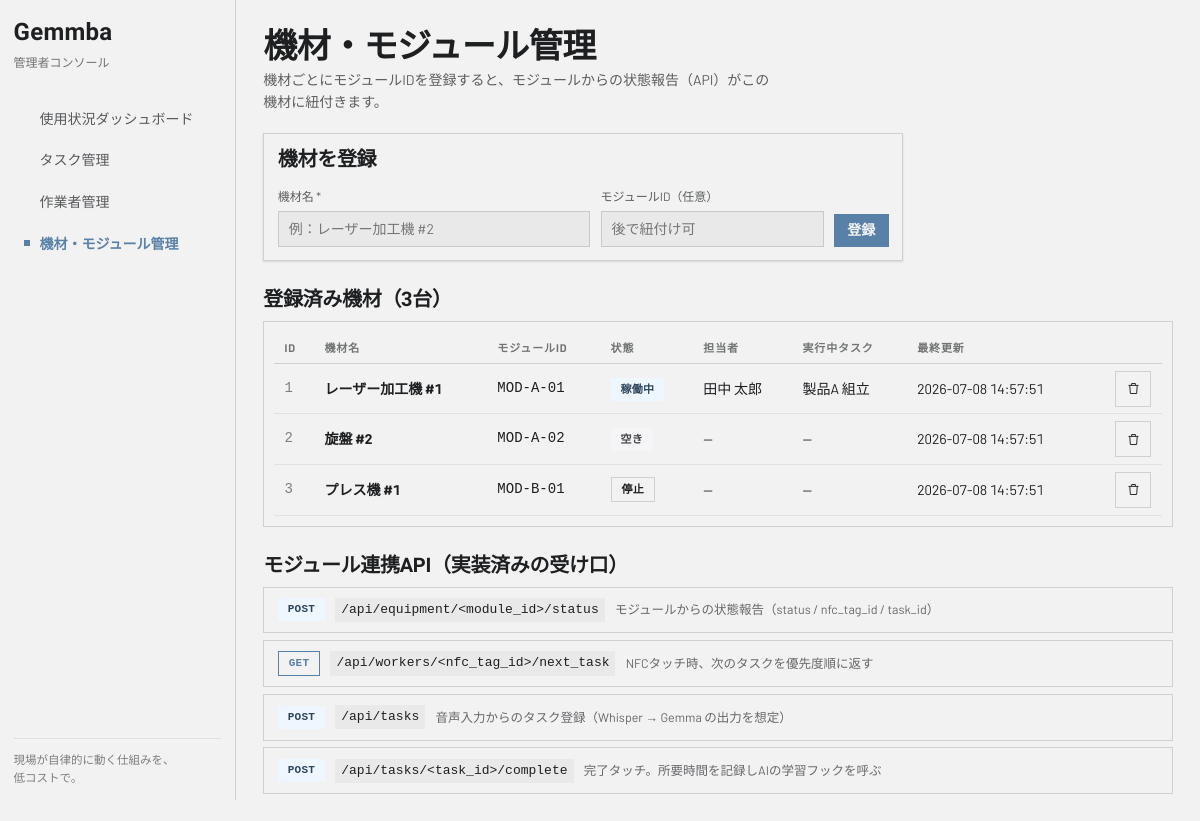
Screenshot of /equipment with the database file from the repository.
### tables this page shows
CREATE TABLE equipment (
    id INTEGER PRIMARY KEY AUTOINCREMENT,
    name TEXT NOT NULL,
    module_id TEXT UNIQUE,                      -- モジュール(ESP32)の識別子
    status TEXT NOT NULL DEFAULT 'idle',        -- idle / working / stopped / maintenance
    current_worker_id INTEGER REFERENCES workers(id),
    current_task_id INTEGER REFERENCES tasks(id),
    updated_at TEXT DEFAULT (datetime('now', 'localtime'))
);

CREATE TABLE workers (
    id INTEGER PRIMARY KEY AUTOINCREMENT,
    name TEXT NOT NULL,
    years_of_service REAL NOT NULL DEFAULT 0,   -- 勤続年数（AIの初期文脈ベクトルに使用）
    nfc_tag_id TEXT UNIQUE,                     -- 腕輪のICチップID（後で紐付け可能）
    created_at TEXT DEFAULT (datetime('now', 'localtime'))
);

CREATE TABLE tasks (
    id INTEGER PRIMARY KEY AUTOINCREMENT,
    title TEXT NOT NULL,
    description TEXT DEFAULT '',
    difficulty INTEGER NOT NULL DEFAULT 3,      -- 難易度 1-5（AIの文脈ベクトルに使用）
    priority TEXT NOT NULL DEFAULT 'normal',    -- urgent / high / normal / low
    quantity INTEGER DEFAULT 1,
    deadline TEXT,                              -- 期限 (YYYY-MM-DD)
    status TEXT NOT NULL DEFAULT 'todo',        -- todo / assigned / in_progress / done
    assigned_worker_id INTEGER REFERENCES workers(id),
    equipment_id INTEGER REFERENCES equipment(id),
    started_at TEXT,
    completed_at TEXT,
    created_at TEXT DEFAULT (datetime('now', 'localtime'))
);

### app.py (the view)
@app.route("/equipment")
def equipment():
    conn = db.get_db()
    rows = conn.execute("""
        SELECT e.*, w.name AS worker_name, t.title AS task_title
        FROM equipment e
        LEFT JOIN workers w ON w.id = e.current_worker_id
        LEFT JOIN tasks t   ON t.id = e.current_task_id
        ORDER BY e.id
    """).fetchall()
    conn.close()
    return render_template("equipment.html", equipment=rows)

### app.py (called while the page is built)
@app.context_processor
def inject_labels():
    return dict(P=PRIORITY_LABELS, S=STATUS_LABELS, E=EQ_STATUS_LABELS)

### db.py (called while the page is built)
def get_db():
    conn = sqlite3.connect(DB_PATH)
    conn.row_factory = sqlite3.Row
    conn.execute("PRAGMA foreign_keys = ON")
    return conn

### templates/equipment.html (shortened to what this page needs)
{% extends "base.html" %}
{% block content %}
<header class="page-head">
  <h1>機材・モジュール管理</h1>
  <p class="page-sub">機材ごとにモジュールIDを登録すると、モジュールからの状態報告（API）がこの機材に紐付きます。</p>
</header>
<section class="card elev-sm form-panel narrow">
  <h4>機材を登録</h4>
  <form method="post" action="{{ url_for('add_equipment') }}" class="equipment-form-grid">
    <div class="field"><label>機材名 *</label>
      <input class="input" type="text" name="name" placeholder="例：レーザー加工機 #2" required>
    </div>
    <div class="field"><label>モジュールID（任意）</label>
      <input class="input" type="text" name="module_id" placeholder="後で紐付け可">
    </div>
    <button type="submit" class="btn btn-primary">登録</button>
  </form>
</section>
<h3 class="section-title">登録済み機材（{{ equipment|length }}台）</h3>
<div class="card table-wrap" style="margin-bottom: var(--space-8);">
  <table class="table">
    <thead><tr><th>ID</th><th>機材名</th><th>モジュールID</th><th>状態</th><th>担当者</th><th>実行中タスク</th><th>最終更新</th><th></th></tr></thead>
    <tbody>
    {% for e in equipment %}
      <tr>
        <td class="mono text-muted">{{ e.id }}</td>
        <td class="strong">{{ e.name }}</td>
        <td class="mono">{{ e.module_id or '未接続' }}</td>
        <td><span class="badge badge-{{ e.status }}">{{ E[e.status] }}</span></td>
        <td>{{ e.worker_name or '—' }}</td>
        <td>{{ e.task_title or '—' }}</td>
        <td>{{ e.updated_at }}</td>
        <td class="num">
          <form method="post" action="{{ url_for('delete_equipment', eq_id=e.id) }}"
                onsubmit="return confirm('機材「{{ e.name }}」を削除しますか？')">
            <button type="submit" class="btn btn-icon btn-secondary" title="削除">
              <svg width="15" height="15" viewBox="0 0 24 24" fill="none" stroke="currentColor" stroke-width="1.5"><path d="M4 7h16"/><path d="M9 7V4h6v3"/><path d="M6 7l1 13h10l1-13"/></svg>
            </button>
          </form>
        </td>
      </tr>
    {% else %}
      <tr><td colspan="8" class="empty">機材が登録されていません。</td></tr>
    {% endfor %}
    </tbody>
  </table>
</div>
<h3 class="section-title">モジュール連携API（実装済みの受け口）</h3>
<div class="api-list">
  <div class="card api-row">
    <span class="tag tag-accent">POST</span>
    <code>/api/equipment/&lt;module_id&gt;/status</code>
    <span class="desc">モジュールからの状態報告（status / nfc_tag_id / task_id）</span>
  </div>
  <div class="card api-row">
    <span class="tag tag-outline">GET</span>
    <code>/api/workers/&lt;nfc_tag_id&gt;/next_task</code>
    <span class="desc">NFCタッチ時、次のタスクを優先度順に返す</span>
  </div>
  <div class="card api-row">
    <span class="tag tag-accent">POST</span>
    <code>/api/tasks</code>
    <span class="desc">音声入力からのタスク登録（Whisper → Gemma の出力を想定）</span>
  </div>
  <div class="card api-row">
    <span class="tag tag-accent">POST</span>
    <code>/api/tasks/&lt;task_id&gt;/complete</code>
    <span class="desc">完了タッチ。所要時間を記録しAIの学習フックを呼ぶ</span>
  </div>
</div>
{% endblock %}

### rows the page displays
equipment: id "1", name "レーザー加工機 #1", module "MOD-A-01", status "稼働中", name "田中 太郎", title "製品A 組立", updated_at "2026-07-08 14:57:51"
equipment: id "2", name "旋盤 #2", module "MOD-A-02", status "空き", worker_name "—", task_title "—", updated_at "2026-07-08 14:57:51"
equipment: id "3", name "プレス機 #1", module "MOD-B-01", status "停止", worker_name "—", task_title "—", updated_at "2026-07-08 14:57:51"

### other values shown
{{ equipment|length }} "3"
